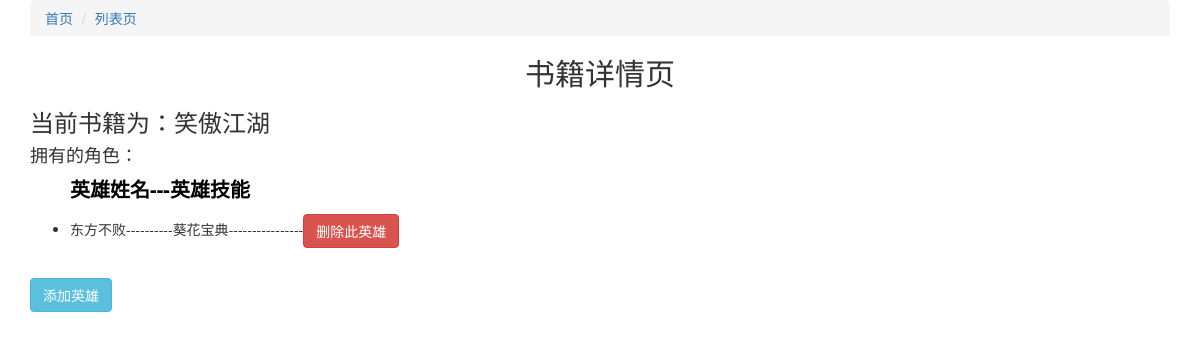
/detail/2/, run on an earlier commit of the app's database.
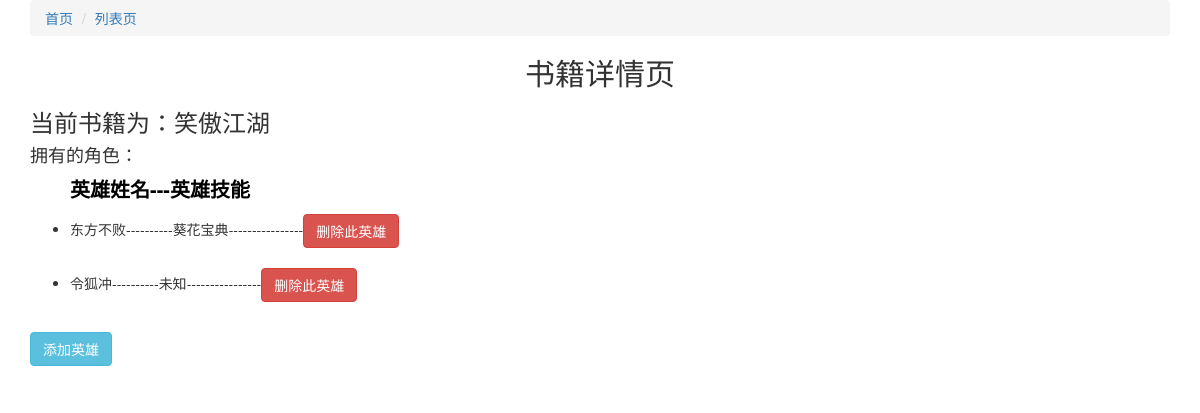
And on a later commit of the database.
### booktest/models.py (models this page shows, shortened)
class HeroInfo(models.Model):
    name = models.CharField(max_length=20)
    gender = models.CharField(max_length=5,choices=(("man","男"),("woman","女")))
    type = models.CharField(max_length=5,choices=(("good","好人"),("bad","坏人")),default="good")
    content = models.CharField(max_length=100)
    book = models.ForeignKey(BookInfo,on_delete=models.CASCADE)
    myobjects = HeroInfoManage()

### booktest/views.py (the view)
# urls.py: url(r'^detail/(\d+)/$',views.detail,name="detail"),
def detail(request,id):
    book = BookInfo.objects.get(pk=id)
    return render(request,"booktest/detail.html",{"book":book})

### templates/booktest/detail.html (shortened to what this page needs)
<!DOCTYPE html>
<html lang="en">
<head>
    <link href="https://cdn.jsdelivr.net/npm/bootstrap@3.3.7/dist/css/bootstrap.min.css" rel="stylesheet">
</head>
<body>
    <div class="container">
        <ol class="breadcrumb">
            <li><a href="{% url 'booktest:index' %}">首页</a></li>
            <li><a href="{% url 'booktest:list' %}">列表页</a></li>
        </ol>
        <h2><p class="text-center">书籍详情页</p></h2>
        <h3>当前书籍为：{{ book.title }}</h3>
        {% if book.heroinfo_set.count %}
            <h4>拥有的角色：</h4>
            <ul>
                <p style="color: black;font-size: 20px"><b>{{ "英雄姓名" }}---{{ "英雄技能" }}</b></p>
                {% for hero in book.heroinfo_set.all %}
                <li>
                    {{hero.name}}----------{{hero.content}}----------------<a class="btn btn-danger" href="{% url 'booktest:deletehero' hero.id %}">删除此英雄</a><br><br>
                </li>
                {% endfor %}
            </ul>
        {% else %}
            <h4>没有角色</h4>
        {% endif %}
        <a class="btn btn-info" href="{% url 'booktest:addhero' book.id %}">添加英雄</a>
        <br><br>
    </div>
</body>
</html>

What changed in the data, as far as the page shows it:
added HeroInfo: name "令狐冲", content "未知"
